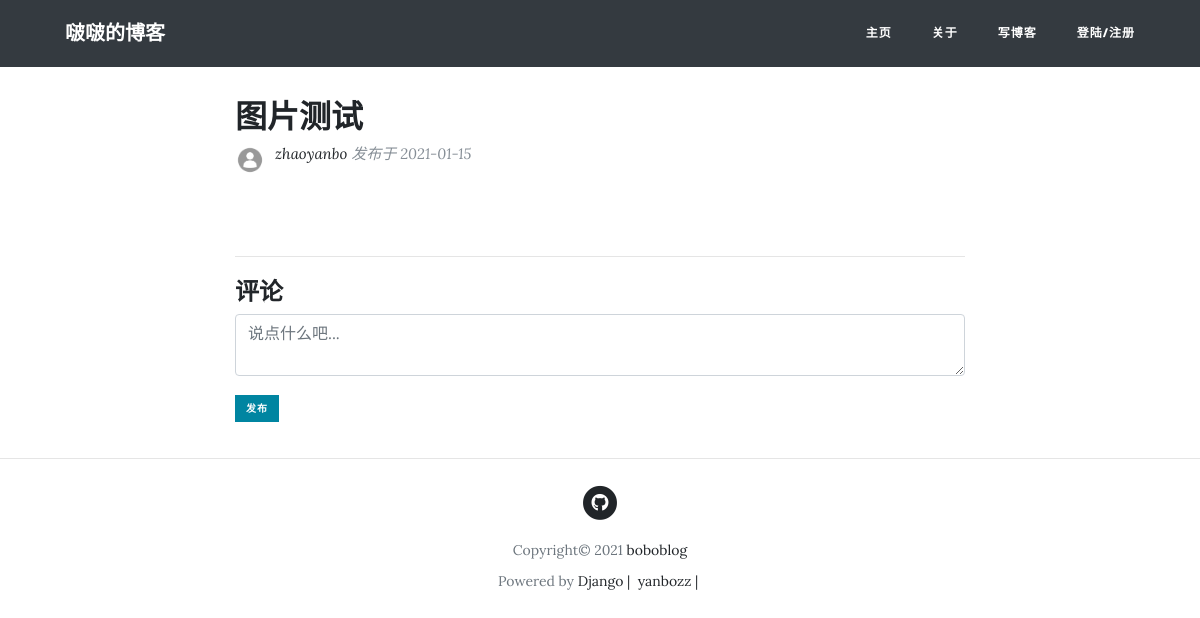
Screenshot of /post/43/ with the database file from the repository.
### blog/models.py (models this page shows, shortened)
class Post(models.Model):
    title = models.CharField(max_length=50)
    pub_date = models.DateTimeField(default=timezone.now)
    content = RichTextField()
    author = models.ForeignKey(User, on_delete=models.CASCADE)
    @property
    def comments(self):
        qs = Comment.objects.filter_by_instance(self)
        return qs
    @property
    def get_content_type(self):
        content_type = ContentType.objects.get_for_model(self.__class__)
        return content_type

### users/models.py (models this page shows, shortened)
class Profile(models.Model):
    user = models.OneToOneField(User, on_delete=models.CASCADE)
    profile_pic = models.ImageField(default='default.jpg', upload_to='media/profile_pics')

### blog/views.py (the view, shortened to what this page needs)
# urls.py: path('post/<int:pk>/', PostDetailView.as_view(), name='post-detail'),
class PostDetailView(FormMixin, DetailView):
    model = Post
    template_name = 'blog/post_detail.html'
    form_class = CommentForm
    def get_context_data(self, **kwargs):
        comment_form = self.get_form()
        self.object = self.get_object()
        context = super().get_context_data(**kwargs)
        comments = self.object.comments
        context['comments'] = comments
        context['comment_form'] = comment_form
        context['comment_form'].fields['content_type'].initial = self.object.get_content_type
        context['comment_form'].fields['object_id'].initial = self.object.pk
        return context

### comments/forms.py
class CommentForm(forms.ModelForm):
    parent_id = forms.IntegerField(widget=forms.HiddenInput, required=False)
    root_id = forms.IntegerField(widget=forms.HiddenInput, required=False)
    class Meta:
        model = Comment
        fields = ['content_type', 'object_id', 'content']
        widgets = {
            'content_type': forms.HiddenInput,
            'object_id': forms.HiddenInput,
            'content': forms.Textarea(attrs={'placeholder': '说点什么吧...', 'class': '', 'rows': '2', 'maxlength': '500',
                                             }),
        }
        labels = {
            'content': "",
        }

### comments/models.py (called while the page is built)
    def filter_by_instance(self, instance):
        obj_id = instance.id
        content_type = ContentType.objects.get_for_model(instance.__class__)
        qs = super(CommentManager, self).filter(
            content_type=content_type, object_id=obj_id).filter(parent=None)
        return qs

### blog/templates/blog/post_detail.html (shortened to what this page needs)
{% extends "blog/base.html" %}
{% block content %}
<div class="container">
  <div class="row">
    <div class="col-lg-8 col-md-10 mx-auto">
      <div class="post-preview">
          <h2 class="post-title">
            {{ object.title }}
          </h2>
      </div>
      <div class="post-preview">
        <div class="author-thumbnail">
          <img class="rounded-circle author-img" src="{{ post.author.profile.profile_pic.url }}">
        </div>
        <div class="post-meta">
          <a href="">{{ object.author }}</a>
          发布于 {{ object.pub_date|date:"Y-m-d" }}
        </div>
      </div>
      <div class="">
        <p>{{ object.content|safe }}</p>
      </div>
      <hr>
      {% include "comments/comment_list.html" %}
    </div>
  </div>
</div>
{% endblock content %}

### blog/static/blog/css/clean-blog.css (style rules this page uses)
body { font-size: 20px; color: #212529; font-family: 'Lora', 'Times New Roman', serif; }
p { line-height: 1.5; margin: 30px 0; }
h1, h2, h3, h4, h5, h6 { font-weight: 800; font-family: 'Open Sans', 'Helvetica Neue', Helvetica, Arial, sans-serif; }
a { color: #212529; transition: all 0.2s; }
img { max-width: 100%; max-height: 100%; height: inherit !important; }
.post-preview>.post-meta { font-size: 15px; font-style: italic; margin-top: 0; margin-bottom: 5px; color: #868e96; }
.post-preview>.post-meta>a { text-decoration: none; color: #212529; }
.post-preview>.author-thumbnail { margin-right: 10px; float: left }
.post-preview>.author-thumbnail>.author-img { height: 30px; width: 30px; }
.form-control { width: 100%; }

### rows the page displays
Post: title "图片测试", author.profile.profile_pic (placeholder picture), author "zhaoyanbo", pub_date "2021-01-15"
